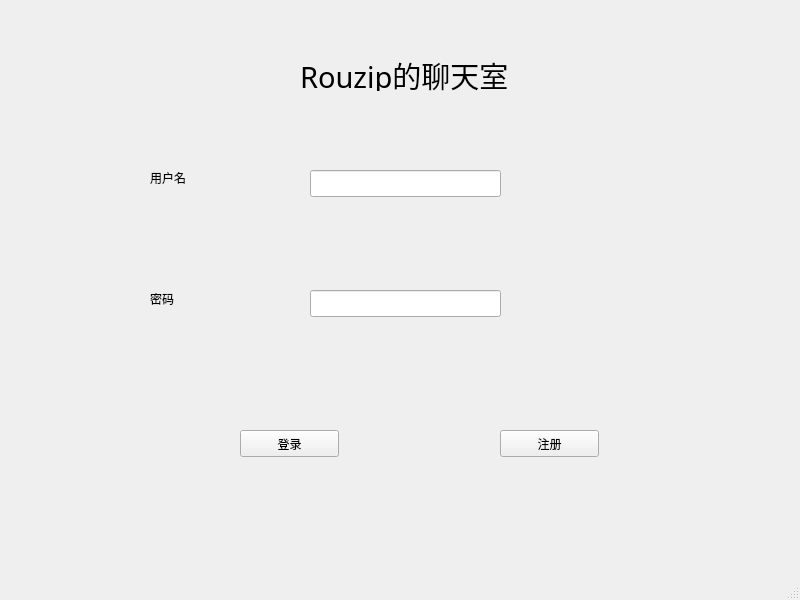
<?xml version="1.0" encoding="UTF-8"?>
<ui version="4.0">
 <class>mainWindow</class>
 <widget class="QMainWindow" name="mainWindow">
  <property name="geometry">
   <rect>
    <x>0</x>
    <y>0</y>
    <width>800</width>
    <height>600</height>
   </rect>
  </property>
  <property name="windowTitle">
   <string>聊天室</string>
  </property>
  <property name="windowIcon">
   <iconset>
    <normaloff>../下载/chat_128px_1201543_easyicon.net.ico</normaloff>../下载/chat_128px_1201543_easyicon.net.ico</iconset>
  </property>
  <widget class="QWidget" name="centralwidget">
   <widget class="QLabel" name="registerNmae">
    <property name="geometry">
     <rect>
      <x>150</x>
      <y>170</y>
      <width>67</width>
      <height>16</height>
     </rect>
    </property>
    <property name="text">
     <string>用户名</string>
    </property>
    <property name="buddy">
     <cstring>userName</cstring>
    </property>
   </widget>
   <widget class="QLabel" name="password">
    <property name="geometry">
     <rect>
      <x>150</x>
      <y>290</y>
      <width>67</width>
      <height>17</height>
     </rect>
    </property>
    <property name="text">
     <string>密码</string>
    </property>
    <property name="buddy">
     <cstring>userPassword</cstring>
    </property>
   </widget>
   <widget class="QPushButton" name="loginButton">
    <property name="geometry">
     <rect>
      <x>240</x>
      <y>430</y>
      <width>99</width>
      <height>27</height>
     </rect>
    </property>
    <property name="text">
     <string>登录</string>
    </property>
   </widget>
   <widget class="QPushButton" name="registerButton">
    <property name="geometry">
     <rect>
      <x>500</x>
      <y>430</y>
      <width>99</width>
      <height>27</height>
     </rect>
    </property>
    <property name="text">
     <string>注册</string>
    </property>
   </widget>
   <widget class="QLabel" name="label">
    <property name="geometry">
     <rect>
      <x>300</x>
      <y>60</y>
      <width>271</width>
      <height>31</height>
     </rect>
    </property>
    <property name="font">
     <font>
      <family>Tlwg Mono</family>
      <pointsize>22</pointsize>
     </font>
    </property>
    <property name="text">
     <string>Rouzip的聊天室</string>
    </property>
   </widget>
   <widget class="QLineEdit" name="userName">
    <property name="geometry">
     <rect>
      <x>310</x>
      <y>170</y>
      <width>191</width>
      <height>27</height>
     </rect>
    </property>
    <property name="acceptDrops">
     <bool>true</bool>
    </property>
    <property name="echoMode">
     <enum>QLineEdit::Normal</enum>
    </property>
   </widget>
   <widget class="QLineEdit" name="userPassword">
    <property name="geometry">
     <rect>
      <x>310</x>
      <y>290</y>
      <width>191</width>
      <height>27</height>
     </rect>
    </property>
    <property name="echoMode">
     <enum>QLineEdit::Password</enum>
    </property>
   </widget>
  </widget>
  <widget class="QStatusBar" name="statusbar"/>
  <action name="action_close">
   <property name="text">
    <string>关闭</string>
   </property>
   <property name="shortcut">
    <string>Ctrl+W</string>
   </property>
  </action>
  <action name="action_personalive">
   <property name="text">
    <string>在线人员</string>
   </property>
   <property name="shortcut">
    <string>Ctrl+S</string>
   </property>
  </action>
  <action name="action_login">
   <property name="text">
    <string>登录</string>
   </property>
  </action>
 </widget>
 <tabstops>
  <tabstop>userName</tabstop>
  <tabstop>userPassword</tabstop>
  <tabstop>loginButton</tabstop>
  <tabstop>registerButton</tabstop>
 </tabstops>
 <resources/>
 <connections/>
</ui>
